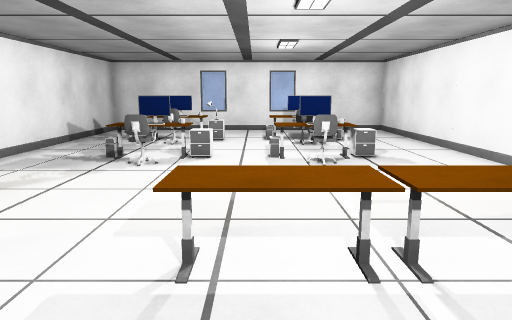
view 1 (above)

16 first-person views from a walk through a 3-D level made in the Unity game engine. The camera is 1.5 m above the floor, tilts 10° down and sees 70° across. The floor is counted in squares, 1 m on a side. Each view is taken from the middle of a square. On the plan, view 1 faces up. The plan holds only what a view shows up to about 16 squares ahead; the rest is blank.

view 2
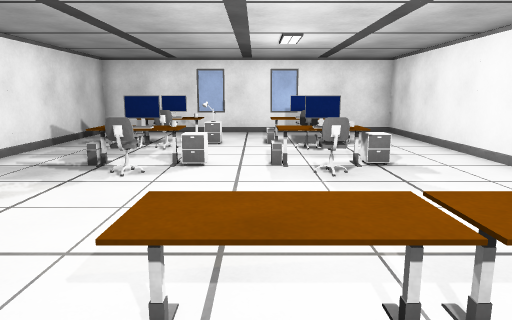

view 3
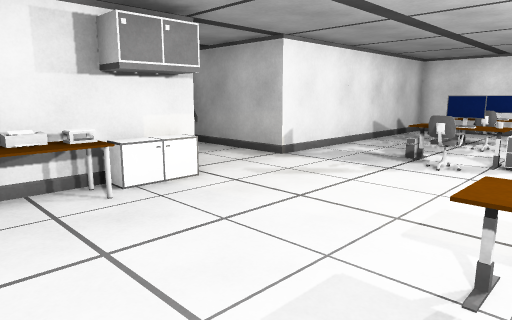

view 4
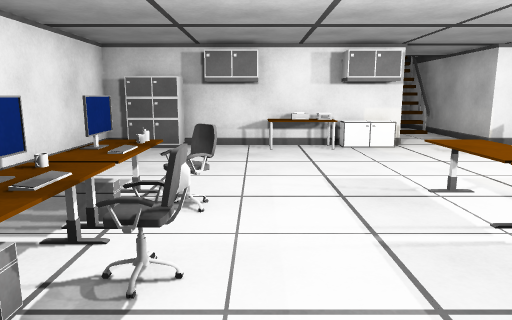

view 5
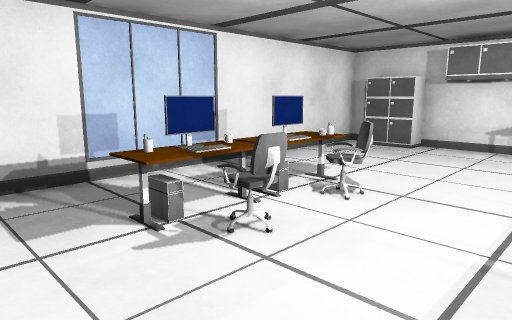

view 6
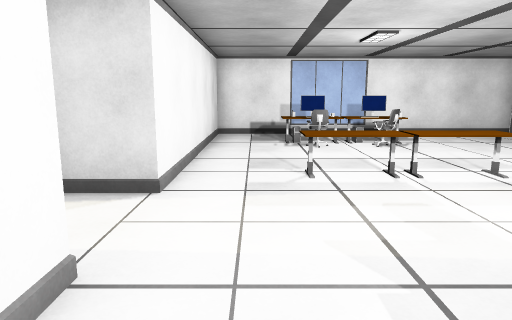

view 7
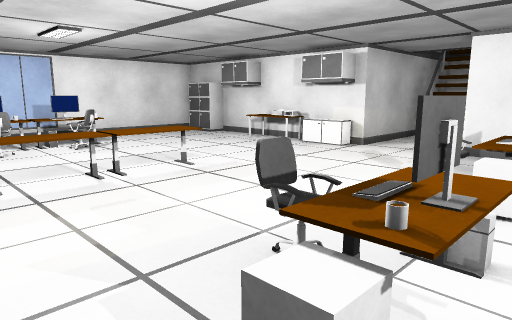

view 8
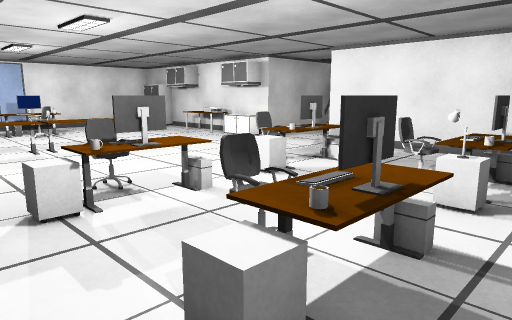

view 9
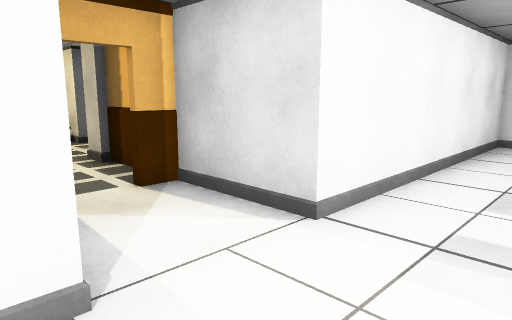

view 10
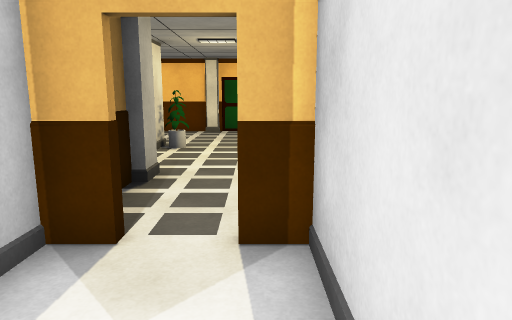

view 11
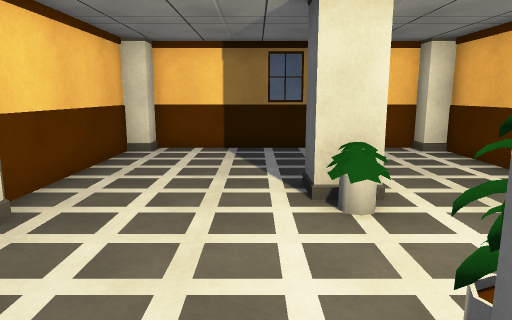

view 12
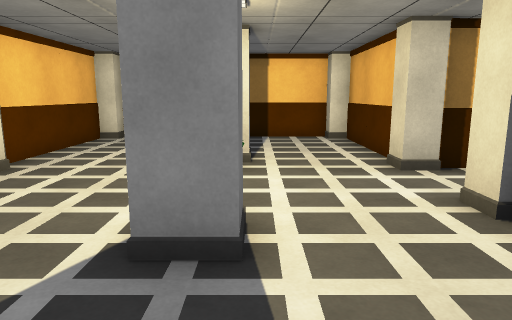

view 13
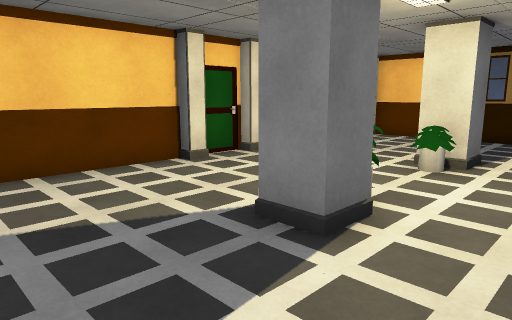

view 14
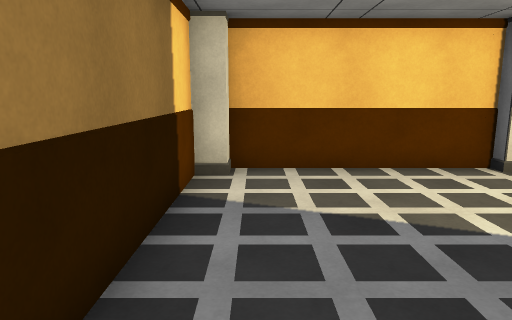

view 15
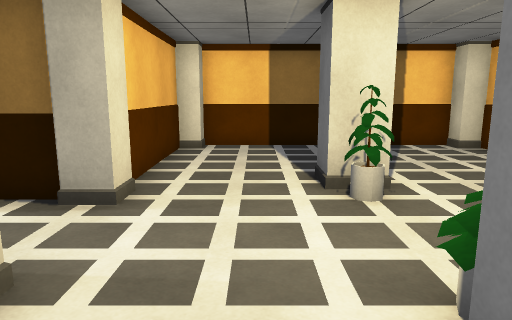

view 16
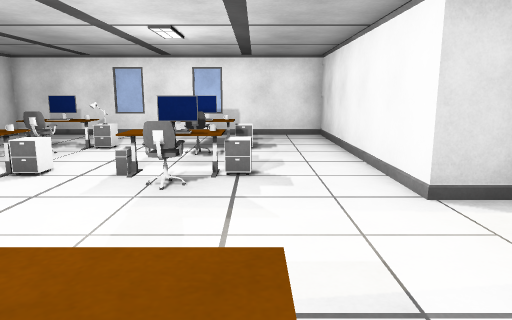

### Floor plan
Points are (right, up) in squares from view 1. A wall is a line through its corners. A room is listed if a view was taken in it or the views show most of it. See-through windows are left out.
Room 1 (views 1, 2, 3, 4, 5, 6, 7, 8, 9, 10, 16)
walls: (-6.2, 0.6) (-6.2, -2.2); (8.5, 6.4) (8.5, 7.2) (5.5, 7.2) (5.5, 16.2) (-6.2, 16.2) (-6.2, 7.2) (-11.4, 7.2); (-9.3, 6.7) (-11.4, 6.7); (-6.2, -3.9) (-6.2, -4.6) (5.5, -4.6) (5.5, 4.4) (8.5, 4.4) (8.5, 5.2); (-11.5, 4.9) (-9.4, 4.9); (-11.9, 4.4) (-6.2, 4.4) (-6.2, 3.4)
ways out: opening at (8, 6) to room 2; opening at (-11, 6)
objects: cabinet (-6, -3); printer (-6, 1); other object (-6, 2); cabinet (-6, 3); other object (-5, 1) to (-5, 2); chair (-3, 8) to (-2, 8); other object (-3, 9); chair (-3, 11); other object (-3, 12) to (-2, 12); monitor (-3, 13); other object (-2, 9); other object (-2, 13); other object (-1, -2); other object (-1, 3) to (1, 3); cabinet (-1, 9); cabinet (-1, 12) to (-1, 13); other object (0, -3); monitor (0, -2); chair (0, -1); mug (1, -2); chair (1, 8) to (2, 8); monitor (1, 9); keyboard (1, 12) to (2, 12); monitor (1, 13); monitor (2, -2); chair (2, -1); other object (2, 3) to (3, 3); mug (2, 9); chair (2, 11); mug (2, 13); other object (3, -2); cabinet (3, 9); cabinet (3, 12) to (3, 13)
Room 2 (views 11, 12, 13, 14, 15)
walls: (11.4, 7.2) (10.2, 7.2); (11.8, 3.2) (11.8, -1); (11.8, 12.6) (11.8, 8.2); (20, 13.2) (12.4, 13.2); (20.5, -1) (20.5, 12.6); (12.4, -1.6) (20, -1.6)
ways out: opening at (8, 6) to room 1
objects: pillar (11, 4) to (12, 5); pillar (12, 7); pillar (15, 3) to (16, 4); pillar (15, 8) to (16, 9); other object (16, 7); pillar (20, -1); pillar (20, 5); pillar (20, 7)

Positions as (right, up) in squares from view 1, and headings:
1: (0, 0), facing up
2: (0, 1), facing up
3: (0, 0), facing up-left
4: (5, 0), facing left
5: (5, 2), facing down-left
6: (4, 10), facing down
7: (4, 10), facing down-left
8: (4, 14), facing down-left
9: (3, 8), facing down-right
10: (5, 5), facing right
11: (17, 9), facing down
12: (15, 12), facing down
13: (13, 12), facing down-right
14: (13, 12), facing right
15: (14, 2), facing up
16: (3, 2), facing up
